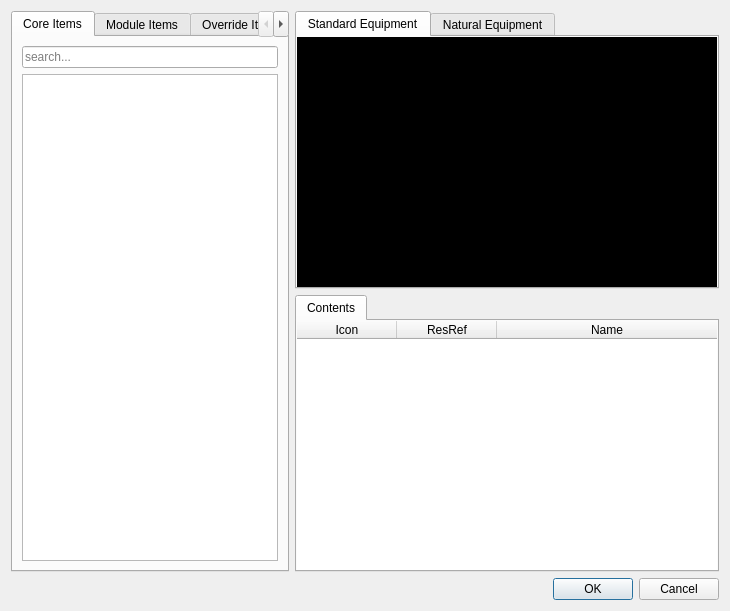
<?xml version="1.0" encoding="UTF-8"?>
<ui version="4.0">
 <class>Dialog</class>
 <widget class="QDialog" name="Dialog">
  <property name="geometry">
   <rect>
    <x>0</x>
    <y>0</y>
    <width>730</width>
    <height>611</height>
   </rect>
  </property>
  <property name="windowTitle">
   <string>Inventory Editor</string>
  </property>
  <layout class="QVBoxLayout" name="verticalLayout_2">
   <item>
    <layout class="QHBoxLayout" name="horizontalLayout" stretch="0,3">
     <item>
      <widget class="QTabWidget" name="tabWidget">
       <property name="currentIndex">
        <number>0</number>
       </property>
       <widget class="QWidget" name="tab">
        <attribute name="title">
         <string>Core Items</string>
        </attribute>
        <layout class="QVBoxLayout" name="verticalLayout_3">
         <item>
          <widget class="QLineEdit" name="coreSearchEdit">
           <property name="placeholderText">
            <string>search...</string>
           </property>
          </widget>
         </item>
         <item>
          <widget class="QTreeView" name="coreTree">
           <property name="editTriggers">
            <set>QAbstractItemView::NoEditTriggers</set>
           </property>
           <property name="dragEnabled">
            <bool>true</bool>
           </property>
           <property name="dragDropMode">
            <enum>QAbstractItemView::DragOnly</enum>
           </property>
           <property name="defaultDropAction">
            <enum>Qt::CopyAction</enum>
           </property>
           <property name="alternatingRowColors">
            <bool>true</bool>
           </property>
           <attribute name="headerVisible">
            <bool>false</bool>
           </attribute>
          </widget>
         </item>
        </layout>
       </widget>
       <widget class="QWidget" name="tab_2">
        <attribute name="title">
         <string>Module Items</string>
        </attribute>
        <layout class="QVBoxLayout" name="verticalLayout_4">
         <item>
          <widget class="QLineEdit" name="modulesSearchEdit">
           <property name="placeholderText">
            <string>search...</string>
           </property>
          </widget>
         </item>
         <item>
          <widget class="QTreeView" name="modulesTree">
           <property name="editTriggers">
            <set>QAbstractItemView::NoEditTriggers</set>
           </property>
           <property name="dragEnabled">
            <bool>true</bool>
           </property>
           <property name="dragDropMode">
            <enum>QAbstractItemView::DragOnly</enum>
           </property>
           <property name="defaultDropAction">
            <enum>Qt::CopyAction</enum>
           </property>
           <property name="alternatingRowColors">
            <bool>true</bool>
           </property>
           <property name="headerHidden">
            <bool>true</bool>
           </property>
          </widget>
         </item>
        </layout>
       </widget>
       <widget class="QWidget" name="tab_5">
        <attribute name="title">
         <string>Override Items</string>
        </attribute>
        <layout class="QVBoxLayout" name="verticalLayout_5">
         <item>
          <widget class="QLineEdit" name="overrideSearchEdit">
           <property name="placeholderText">
            <string>search...</string>
           </property>
          </widget>
         </item>
         <item>
          <widget class="QTreeView" name="overrideTree">
           <property name="editTriggers">
            <set>QAbstractItemView::NoEditTriggers</set>
           </property>
           <property name="dragEnabled">
            <bool>true</bool>
           </property>
           <property name="dragDropMode">
            <enum>QAbstractItemView::DragOnly</enum>
           </property>
           <property name="defaultDropAction">
            <enum>Qt::CopyAction</enum>
           </property>
           <property name="alternatingRowColors">
            <bool>true</bool>
           </property>
           <property name="headerHidden">
            <bool>true</bool>
           </property>
          </widget>
         </item>
        </layout>
       </widget>
      </widget>
     </item>
     <item>
      <layout class="QVBoxLayout" name="verticalLayout">
       <item>
        <widget class="QTabWidget" name="tabWidget_2">
         <property name="acceptDrops">
          <bool>true</bool>
         </property>
         <property name="autoFillBackground">
          <bool>true</bool>
         </property>
         <property name="styleSheet">
          <string notr="true"/>
         </property>
         <property name="currentIndex">
          <number>0</number>
         </property>
         <widget class="QWidget" name="standardEquipmentTab">
          <property name="autoFillBackground">
           <bool>false</bool>
          </property>
          <property name="styleSheet">
           <string notr="true">background-color: black;</string>
          </property>
          <attribute name="title">
           <string>Standard Equipment</string>
          </attribute>
          <layout class="QGridLayout" name="gridLayout_5">
           <item row="0" column="0">
            <layout class="QGridLayout" name="gridLayout" rowstretch="0,0,0" columnstretch="0,0,0,0">
             <item row="0" column="1">
              <widget class="DropFrame" name="headFrame">
               <property name="minimumSize">
                <size>
                 <width>64</width>
                 <height>64</height>
                </size>
               </property>
               <property name="maximumSize">
                <size>
                 <width>64</width>
                 <height>64</height>
                </size>
               </property>
               <property name="contextMenuPolicy">
                <enum>Qt::CustomContextMenu</enum>
               </property>
               <property name="acceptDrops">
                <bool>true</bool>
               </property>
               <property name="frameShape">
                <enum>QFrame::StyledPanel</enum>
               </property>
               <property name="frameShadow">
                <enum>QFrame::Raised</enum>
               </property>
               <widget class="QLabel" name="headPicture">
                <property name="geometry">
                 <rect>
                  <x>0</x>
                  <y>0</y>
                  <width>64</width>
                  <height>64</height>
                 </rect>
                </property>
                <property name="maximumSize">
                 <size>
                  <width>64</width>
                  <height>64</height>
                 </size>
                </property>
                <property name="styleSheet">
                 <string notr="true">background-color: none;</string>
                </property>
                <property name="text">
                 <string/>
                </property>
                <property name="pixmap">
                 <pixmap resource="../../resources/resources.qrc">:/images/inventory/human_head.png</pixmap>
                </property>
                <property name="scaledContents">
                 <bool>true</bool>
                </property>
               </widget>
               <widget class="QLabel" name="slotPicture_3">
                <property name="geometry">
                 <rect>
                  <x>0</x>
                  <y>0</y>
                  <width>64</width>
                  <height>64</height>
                 </rect>
                </property>
                <property name="maximumSize">
                 <size>
                  <width>64</width>
                  <height>64</height>
                 </size>
                </property>
                <property name="text">
                 <string/>
                </property>
                <property name="pixmap">
                 <pixmap resource="../../resources/resources.qrc">:/images/inventory/slot.png</pixmap>
                </property>
                <property name="scaledContents">
                 <bool>true</bool>
                </property>
               </widget>
               <zorder>slotPicture_3</zorder>
               <zorder>headPicture</zorder>
              </widget>
             </item>
             <item row="2" column="1">
              <widget class="DropFrame" name="beltFrame">
               <property name="maximumSize">
                <size>
                 <width>64</width>
                 <height>64</height>
                </size>
               </property>
               <property name="contextMenuPolicy">
                <enum>Qt::CustomContextMenu</enum>
               </property>
               <property name="acceptDrops">
                <bool>true</bool>
               </property>
               <property name="frameShape">
                <enum>QFrame::StyledPanel</enum>
               </property>
               <property name="frameShadow">
                <enum>QFrame::Raised</enum>
               </property>
               <widget class="QLabel" name="beltPicture">
                <property name="geometry">
                 <rect>
                  <x>0</x>
                  <y>0</y>
                  <width>64</width>
                  <height>64</height>
                 </rect>
                </property>
                <property name="maximumSize">
                 <size>
                  <width>64</width>
                  <height>64</height>
                 </size>
                </property>
                <property name="styleSheet">
                 <string notr="true">background-color: none;</string>
                </property>
                <property name="text">
                 <string/>
                </property>
                <property name="pixmap">
                 <pixmap resource="../../resources/resources.qrc">:/images/inventory/human_belt.png</pixmap>
                </property>
                <property name="scaledContents">
                 <bool>true</bool>
                </property>
               </widget>
               <widget class="QLabel" name="slotPicture_8">
                <property name="geometry">
                 <rect>
                  <x>0</x>
                  <y>0</y>
                  <width>64</width>
                  <height>64</height>
                 </rect>
                </property>
                <property name="maximumSize">
                 <size>
                  <width>64</width>
                  <height>64</height>
                 </size>
                </property>
                <property name="text">
                 <string/>
                </property>
                <property name="pixmap">
                 <pixmap resource="../../resources/resources.qrc">:/images/inventory/slot.png</pixmap>
                </property>
                <property name="scaledContents">
                 <bool>true</bool>
                </property>
               </widget>
               <zorder>slotPicture_8</zorder>
               <zorder>beltPicture</zorder>
              </widget>
             </item>
             <item row="1" column="3">
              <widget class="DropFrame" name="armrFrame">
               <property name="maximumSize">
                <size>
                 <width>64</width>
                 <height>64</height>
                </size>
               </property>
               <property name="contextMenuPolicy">
                <enum>Qt::CustomContextMenu</enum>
               </property>
               <property name="acceptDrops">
                <bool>true</bool>
               </property>
               <property name="frameShape">
                <enum>QFrame::StyledPanel</enum>
               </property>
               <property name="frameShadow">
                <enum>QFrame::Raised</enum>
               </property>
               <widget class="QLabel" name="armrPicture">
                <property name="geometry">
                 <rect>
                  <x>0</x>
                  <y>0</y>
                  <width>64</width>
                  <height>64</height>
                 </rect>
                </property>
                <property name="maximumSize">
                 <size>
                  <width>64</width>
                  <height>64</height>
                 </size>
                </property>
                <property name="styleSheet">
                 <string notr="true">background-color: none;</string>
                </property>
                <property name="text">
                 <string/>
                </property>
                <property name="pixmap">
                 <pixmap resource="../../resources/resources.qrc">:/images/inventory/human_forearm_r.png</pixmap>
                </property>
                <property name="scaledContents">
                 <bool>true</bool>
                </property>
               </widget>
               <widget class="QLabel" name="slotPicture_10">
                <property name="geometry">
                 <rect>
                  <x>0</x>
                  <y>0</y>
                  <width>64</width>
                  <height>64</height>
                 </rect>
                </property>
                <property name="maximumSize">
                 <size>
                  <width>64</width>
                  <height>64</height>
                 </size>
                </property>
                <property name="text">
                 <string/>
                </property>
                <property name="pixmap">
                 <pixmap resource="../../resources/resources.qrc">:/images/inventory/slot.png</pixmap>
                </property>
                <property name="scaledContents">
                 <bool>true</bool>
                </property>
               </widget>
               <zorder>slotPicture_10</zorder>
               <zorder>armrPicture</zorder>
              </widget>
             </item>
             <item row="2" column="3">
              <widget class="DropFrame" name="handrFrame">
               <property name="maximumSize">
                <size>
                 <width>64</width>
                 <height>64</height>
                </size>
               </property>
               <property name="contextMenuPolicy">
                <enum>Qt::CustomContextMenu</enum>
               </property>
               <property name="acceptDrops">
                <bool>true</bool>
               </property>
               <property name="frameShape">
                <enum>QFrame::StyledPanel</enum>
               </property>
               <property name="frameShadow">
                <enum>QFrame::Raised</enum>
               </property>
               <widget class="QLabel" name="handrPicture">
                <property name="geometry">
                 <rect>
                  <x>0</x>
                  <y>0</y>
                  <width>64</width>
                  <height>64</height>
                 </rect>
                </property>
                <property name="maximumSize">
                 <size>
                  <width>64</width>
                  <height>64</height>
                 </size>
                </property>
                <property name="styleSheet">
                 <string notr="true">background-color: none;</string>
                </property>
                <property name="text">
                 <string/>
                </property>
                <property name="pixmap">
                 <pixmap resource="../../resources/resources.qrc">:/images/inventory/human_hand_r.png</pixmap>
                </property>
                <property name="scaledContents">
                 <bool>true</bool>
                </property>
               </widget>
               <widget class="QLabel" name="slotPicture_9">
                <property name="geometry">
                 <rect>
                  <x>0</x>
                  <y>0</y>
                  <width>64</width>
                  <height>64</height>
                 </rect>
                </property>
                <property name="maximumSize">
                 <size>
                  <width>64</width>
                  <height>64</height>
                 </size>
                </property>
                <property name="text">
                 <string/>
                </property>
                <property name="pixmap">
                 <pixmap resource="../../resources/resources.qrc">:/images/inventory/slot.png</pixmap>
                </property>
                <property name="scaledContents">
                 <bool>true</bool>
                </property>
               </widget>
               <zorder>slotPicture_9</zorder>
               <zorder>handrPicture</zorder>
              </widget>
             </item>
             <item row="2" column="0">
              <widget class="DropFrame" name="handlFrame">
               <property name="maximumSize">
                <size>
                 <width>64</width>
                 <height>64</height>
                </size>
               </property>
               <property name="contextMenuPolicy">
                <enum>Qt::CustomContextMenu</enum>
               </property>
               <property name="acceptDrops">
                <bool>true</bool>
               </property>
               <property name="frameShape">
                <enum>QFrame::StyledPanel</enum>
               </property>
               <property name="frameShadow">
                <enum>QFrame::Raised</enum>
               </property>
               <widget class="QLabel" name="handlPicture">
                <property name="geometry">
                 <rect>
                  <x>0</x>
                  <y>0</y>
                  <width>64</width>
                  <height>64</height>
                 </rect>
                </property>
                <property name="maximumSize">
                 <size>
                  <width>64</width>
                  <height>64</height>
                 </size>
                </property>
                <property name="styleSheet">
                 <string notr="true">background-color: none;</string>
                </property>
                <property name="text">
                 <string/>
                </property>
                <property name="pixmap">
                 <pixmap resource="../../resources/resources.qrc">:/images/inventory/human_hand_l.png</pixmap>
                </property>
                <property name="scaledContents">
                 <bool>true</bool>
                </property>
               </widget>
               <widget class="QLabel" name="slotPicture_7">
                <property name="geometry">
                 <rect>
                  <x>0</x>
                  <y>0</y>
                  <width>64</width>
                  <height>64</height>
                 </rect>
                </property>
                <property name="maximumSize">
                 <size>
                  <width>64</width>
                  <height>64</height>
                 </size>
                </property>
                <property name="text">
                 <string/>
                </property>
                <property name="pixmap">
                 <pixmap resource="../../resources/resources.qrc">:/images/inventory/slot.png</pixmap>
                </property>
                <property name="scaledContents">
                 <bool>true</bool>
                </property>
               </widget>
               <zorder>slotPicture_7</zorder>
               <zorder>handlPicture</zorder>
              </widget>
             </item>
             <item row="0" column="0">
              <widget class="DropFrame" name="implantFrame">
               <property name="sizePolicy">
                <sizepolicy hsizetype="Minimum" vsizetype="Minimum">
                 <horstretch>0</horstretch>
                 <verstretch>0</verstretch>
                </sizepolicy>
               </property>
               <property name="maximumSize">
                <size>
                 <width>64</width>
                 <height>64</height>
                </size>
               </property>
               <property name="contextMenuPolicy">
                <enum>Qt::CustomContextMenu</enum>
               </property>
               <property name="acceptDrops">
                <bool>true</bool>
               </property>
               <property name="frameShape">
                <enum>QFrame::StyledPanel</enum>
               </property>
               <property name="frameShadow">
                <enum>QFrame::Raised</enum>
               </property>
               <widget class="QLabel" name="implantPicture">
                <property name="geometry">
                 <rect>
                  <x>0</x>
                  <y>0</y>
                  <width>64</width>
                  <height>64</height>
                 </rect>
                </property>
                <property name="maximumSize">
                 <size>
                  <width>64</width>
                  <height>64</height>
                 </size>
                </property>
                <property name="acceptDrops">
                 <bool>true</bool>
                </property>
                <property name="styleSheet">
                 <string notr="true">background-color: none;</string>
                </property>
                <property name="pixmap">
                 <pixmap resource="../../resources/resources.qrc">:/images/inventory/human_implant.png</pixmap>
                </property>
                <property name="scaledContents">
                 <bool>true</bool>
                </property>
               </widget>
               <widget class="QLabel" name="slotPicture">
                <property name="geometry">
                 <rect>
                  <x>0</x>
                  <y>0</y>
                  <width>64</width>
                  <height>64</height>
                 </rect>
                </property>
                <property name="maximumSize">
                 <size>
                  <width>64</width>
                  <height>64</height>
                 </size>
                </property>
                <property name="acceptDrops">
                 <bool>true</bool>
                </property>
                <property name="text">
                 <string/>
                </property>
                <property name="pixmap">
                 <pixmap resource="../../resources/resources.qrc">:/images/inventory/slot.png</pixmap>
                </property>
                <property name="scaledContents">
                 <bool>true</bool>
                </property>
               </widget>
               <zorder>slotPicture</zorder>
               <zorder>implantPicture</zorder>
              </widget>
             </item>
             <item row="0" column="3">
              <widget class="DropFrame" name="gauntletFrame">
               <property name="maximumSize">
                <size>
                 <width>64</width>
                 <height>64</height>
                </size>
               </property>
               <property name="contextMenuPolicy">
                <enum>Qt::CustomContextMenu</enum>
               </property>
               <property name="acceptDrops">
                <bool>true</bool>
               </property>
               <property name="frameShape">
                <enum>QFrame::StyledPanel</enum>
               </property>
               <property name="frameShadow">
                <enum>QFrame::Raised</enum>
               </property>
               <widget class="QLabel" name="gauntletPicture">
                <property name="geometry">
                 <rect>
                  <x>0</x>
                  <y>0</y>
                  <width>64</width>
                  <height>64</height>
                 </rect>
                </property>
                <property name="maximumSize">
                 <size>
                  <width>64</width>
                  <height>64</height>
                 </size>
                </property>
                <property name="styleSheet">
                 <string notr="true">background-color: none;</string>
                </property>
                <property name="text">
                 <string/>
                </property>
                <property name="pixmap">
                 <pixmap resource="../../resources/resources.qrc">:/images/inventory/human_gauntlet.png</pixmap>
                </property>
                <property name="scaledContents">
                 <bool>true</bool>
                </property>
               </widget>
               <widget class="QLabel" name="slotPicture_4">
                <property name="geometry">
                 <rect>
                  <x>0</x>
                  <y>0</y>
                  <width>64</width>
                  <height>64</height>
                 </rect>
                </property>
                <property name="maximumSize">
                 <size>
                  <width>64</width>
                  <height>64</height>
                 </size>
                </property>
                <property name="text">
                 <string/>
                </property>
                <property name="pixmap">
                 <pixmap resource="../../resources/resources.qrc">:/images/inventory/slot.png</pixmap>
                </property>
                <property name="scaledContents">
                 <bool>true</bool>
                </property>
               </widget>
               <zorder>slotPicture_4</zorder>
               <zorder>gauntletPicture</zorder>
              </widget>
             </item>
             <item row="1" column="1">
              <widget class="DropFrame" name="armorFrame">
               <property name="maximumSize">
                <size>
                 <width>64</width>
                 <height>64</height>
                </size>
               </property>
               <property name="contextMenuPolicy">
                <enum>Qt::CustomContextMenu</enum>
               </property>
               <property name="acceptDrops">
                <bool>true</bool>
               </property>
               <property name="frameShape">
                <enum>QFrame::StyledPanel</enum>
               </property>
               <property name="frameShadow">
                <enum>QFrame::Raised</enum>
               </property>
               <widget class="QLabel" name="armorPicture">
                <property name="geometry">
                 <rect>
                  <x>0</x>
                  <y>0</y>
                  <width>64</width>
                  <height>64</height>
                 </rect>
                </property>
                <property name="maximumSize">
                 <size>
                  <width>64</width>
                  <height>64</height>
                 </size>
                </property>
                <property name="styleSheet">
                 <string notr="true">background-color: none;</string>
                </property>
                <property name="text">
                 <string/>
                </property>
                <property name="pixmap">
                 <pixmap resource="../../resources/resources.qrc">:/images/inventory/human_armor.png</pixmap>
                </property>
                <property name="scaledContents">
                 <bool>true</bool>
                </property>
               </widget>
               <widget class="QLabel" name="slotPicture_6">
                <property name="geometry">
                 <rect>
                  <x>0</x>
                  <y>0</y>
                  <width>64</width>
                  <height>64</height>
                 </rect>
                </property>
                <property name="maximumSize">
                 <size>
                  <width>64</width>
                  <height>64</height>
                 </size>
                </property>
                <property name="text">
                 <string/>
                </property>
                <property name="pixmap">
                 <pixmap resource="../../resources/resources.qrc">:/images/inventory/slot.png</pixmap>
                </property>
                <property name="scaledContents">
                 <bool>true</bool>
                </property>
               </widget>
               <zorder>slotPicture_6</zorder>
               <zorder>armorPicture</zorder>
              </widget>
             </item>
             <item row="1" column="0">
              <widget class="DropFrame" name="armlFrame">
               <property name="maximumSize">
                <size>
                 <width>64</width>
                 <height>64</height>
                </size>
               </property>
               <property name="contextMenuPolicy">
                <enum>Qt::CustomContextMenu</enum>
               </property>
               <property name="acceptDrops">
                <bool>true</bool>
               </property>
               <property name="frameShape">
                <enum>QFrame::StyledPanel</enum>
               </property>
               <property name="frameShadow">
                <enum>QFrame::Raised</enum>
               </property>
               <widget class="QLabel" name="armlPicture">
                <property name="geometry">
                 <rect>
                  <x>0</x>
                  <y>0</y>
                  <width>64</width>
                  <height>64</height>
                 </rect>
                </property>
                <property name="maximumSize">
                 <size>
                  <width>64</width>
                  <height>64</height>
                 </size>
                </property>
                <property name="styleSheet">
                 <string notr="true">background-color: none;</string>
                </property>
                <property name="text">
                 <string/>
                </property>
                <property name="pixmap">
                 <pixmap resource="../../resources/resources.qrc">:/images/inventory/human_forearm_l.png</pixmap>
                </property>
                <property name="scaledContents">
                 <bool>true</bool>
                </property>
               </widget>
               <widget class="QLabel" name="slotPicture_5">
                <property name="geometry">
                 <rect>
                  <x>0</x>
                  <y>0</y>
                  <width>64</width>
                  <height>64</height>
                 </rect>
                </property>
                <property name="maximumSize">
                 <size>
                  <width>64</width>
                  <height>64</height>
                 </size>
                </property>
                <property name="text">
                 <string/>
                </property>
                <property name="pixmap">
                 <pixmap resource="../../resources/resources.qrc">:/images/inventory/slot.png</pixmap>
                </property>
                <property name="scaledContents">
                 <bool>true</bool>
                </property>
               </widget>
               <zorder>slotPicture_5</zorder>
               <zorder>armlPicture</zorder>
              </widget>
             </item>
            </layout>
           </item>
          </layout>
         </widget>
         <widget class="QWidget" name="naturalEquipmentTab">
          <property name="styleSheet">
           <string notr="true">background-color: black;</string>
          </property>
          <attribute name="title">
           <string>Natural Equipment</string>
          </attribute>
          <layout class="QGridLayout" name="gridLayout_2">
           <item row="0" column="0">
            <widget class="DropFrame" name="claw1Frame">
             <property name="sizePolicy">
              <sizepolicy hsizetype="Minimum" vsizetype="Minimum">
               <horstretch>0</horstretch>
               <verstretch>0</verstretch>
              </sizepolicy>
             </property>
             <property name="maximumSize">
              <size>
               <width>64</width>
               <height>64</height>
              </size>
             </property>
             <property name="contextMenuPolicy">
              <enum>Qt::CustomContextMenu</enum>
             </property>
             <property name="acceptDrops">
              <bool>true</bool>
             </property>
             <property name="frameShape">
              <enum>QFrame::StyledPanel</enum>
             </property>
             <property name="frameShadow">
              <enum>QFrame::Raised</enum>
             </property>
             <widget class="QLabel" name="claw1Picture">
              <property name="geometry">
               <rect>
                <x>0</x>
                <y>0</y>
                <width>64</width>
                <height>64</height>
               </rect>
              </property>
              <property name="maximumSize">
               <size>
                <width>64</width>
                <height>64</height>
               </size>
              </property>
              <property name="styleSheet">
               <string notr="true">background-color: none;</string>
              </property>
              <property name="text">
               <string/>
              </property>
              <property name="pixmap">
               <pixmap resource="../../resources/resources.qrc">:/images/inventory/human_gauntlet.png</pixmap>
              </property>
              <property name="scaledContents">
               <bool>true</bool>
              </property>
             </widget>
             <widget class="QLabel" name="slotPicture_2">
              <property name="geometry">
               <rect>
                <x>0</x>
                <y>0</y>
                <width>64</width>
                <height>64</height>
               </rect>
              </property>
              <property name="maximumSize">
               <size>
                <width>64</width>
                <height>64</height>
               </size>
              </property>
              <property name="text">
               <string/>
              </property>
              <property name="pixmap">
               <pixmap resource="../../resources/resources.qrc">:/images/inventory/slot.png</pixmap>
              </property>
              <property name="scaledContents">
               <bool>true</bool>
              </property>
             </widget>
             <zorder>slotPicture_2</zorder>
             <zorder>claw1Picture</zorder>
            </widget>
           </item>
           <item row="0" column="1">
            <widget class="DropFrame" name="claw2Frame">
             <property name="minimumSize">
              <size>
               <width>64</width>
               <height>64</height>
              </size>
             </property>
             <property name="maximumSize">
              <size>
               <width>64</width>
               <height>64</height>
              </size>
             </property>
             <property name="contextMenuPolicy">
              <enum>Qt::CustomContextMenu</enum>
             </property>
             <property name="acceptDrops">
              <bool>true</bool>
             </property>
             <property name="frameShape">
              <enum>QFrame::StyledPanel</enum>
             </property>
             <property name="frameShadow">
              <enum>QFrame::Raised</enum>
             </property>
             <widget class="QLabel" name="claw2Picture">
              <property name="geometry">
               <rect>
                <x>0</x>
                <y>0</y>
                <width>64</width>
                <height>64</height>
               </rect>
              </property>
              <property name="maximumSize">
               <size>
                <width>64</width>
                <height>64</height>
               </size>
              </property>
              <property name="styleSheet">
               <string notr="true">background-color: none;</string>
              </property>
              <property name="text">
               <string/>
              </property>
              <property name="pixmap">
               <pixmap resource="../../resources/resources.qrc">:/images/inventory/human_gauntlet.png</pixmap>
              </property>
              <property name="scaledContents">
               <bool>true</bool>
              </property>
             </widget>
             <widget class="QLabel" name="slotPicture_13">
              <property name="geometry">
               <rect>
                <x>0</x>
                <y>0</y>
                <width>64</width>
                <height>64</height>
               </rect>
              </property>
              <property name="maximumSize">
               <size>
                <width>64</width>
                <height>64</height>
               </size>
              </property>
              <property name="text">
               <string/>
              </property>
              <property name="pixmap">
               <pixmap resource="../../resources/resources.qrc">:/images/inventory/slot.png</pixmap>
              </property>
              <property name="scaledContents">
               <bool>true</bool>
              </property>
             </widget>
             <zorder>slotPicture_13</zorder>
             <zorder>claw2Picture</zorder>
            </widget>
           </item>
           <item row="0" column="2">
            <widget class="DropFrame" name="claw3Frame">
             <property name="maximumSize">
              <size>
               <width>64</width>
               <height>64</height>
              </size>
             </property>
             <property name="contextMenuPolicy">
              <enum>Qt::CustomContextMenu</enum>
             </property>
             <property name="acceptDrops">
              <bool>true</bool>
             </property>
             <property name="frameShape">
              <enum>QFrame::StyledPanel</enum>
             </property>
             <property name="frameShadow">
              <enum>QFrame::Raised</enum>
             </property>
             <widget class="QLabel" name="claw3Picture">
              <property name="geometry">
               <rect>
                <x>0</x>
                <y>0</y>
                <width>64</width>
                <height>64</height>
               </rect>
              </property>
              <property name="maximumSize">
               <size>
                <width>64</width>
                <height>64</height>
               </size>
              </property>
              <property name="styleSheet">
               <string notr="true">background-color: none;</string>
              </property>
              <property name="text">
               <string/>
              </property>
              <property name="pixmap">
               <pixmap resource="../../resources/resources.qrc">:/images/inventory/human_gauntlet.png</pixmap>
              </property>
              <property name="scaledContents">
               <bool>true</bool>
              </property>
             </widget>
             <widget class="QLabel" name="slotPicture_11">
              <property name="geometry">
               <rect>
                <x>0</x>
                <y>0</y>
                <width>64</width>
                <height>64</height>
               </rect>
              </property>
              <property name="maximumSize">
               <size>
                <width>64</width>
                <height>64</height>
               </size>
              </property>
              <property name="text">
               <string/>
              </property>
              <property name="pixmap">
               <pixmap resource="../../resources/resources.qrc">:/images/inventory/slot.png</pixmap>
              </property>
              <property name="scaledContents">
               <bool>true</bool>
              </property>
             </widget>
             <zorder>slotPicture_11</zorder>
             <zorder>claw3Picture</zorder>
            </widget>
           </item>
           <item row="1" column="0">
            <widget class="QFrame" name="frame">
             <property name="maximumSize">
              <size>
               <width>64</width>
               <height>64</height>
              </size>
             </property>
             <property name="frameShape">
              <enum>QFrame::StyledPanel</enum>
             </property>
             <property name="frameShadow">
              <enum>QFrame::Raised</enum>
             </property>
            </widget>
           </item>
           <item row="1" column="1">
            <widget class="DropFrame" name="hideFrame">
             <property name="maximumSize">
              <size>
               <width>64</width>
               <height>64</height>
              </size>
             </property>
             <property name="contextMenuPolicy">
              <enum>Qt::CustomContextMenu</enum>
             </property>
             <property name="acceptDrops">
              <bool>true</bool>
             </property>
             <property name="frameShape">
              <enum>QFrame::StyledPanel</enum>
             </property>
             <property name="frameShadow">
              <enum>QFrame::Raised</enum>
             </property>
             <widget class="QLabel" name="hidePicture">
              <property name="geometry">
               <rect>
                <x>0</x>
                <y>0</y>
                <width>64</width>
                <height>64</height>
               </rect>
              </property>
              <property name="maximumSize">
               <size>
                <width>64</width>
                <height>64</height>
               </size>
              </property>
              <property name="styleSheet">
               <string notr="true">background-color: none;</string>
              </property>
              <property name="text">
               <string/>
              </property>
              <property name="pixmap">
               <pixmap resource="../../resources/resources.qrc">:/images/inventory/human_armor.png</pixmap>
              </property>
              <property name="scaledContents">
               <bool>true</bool>
              </property>
             </widget>
             <widget class="QLabel" name="slotPicture_12">
              <property name="geometry">
               <rect>
                <x>0</x>
                <y>0</y>
                <width>64</width>
                <height>64</height>
               </rect>
              </property>
              <property name="maximumSize">
               <size>
                <width>64</width>
                <height>64</height>
               </size>
              </property>
              <property name="text">
               <string/>
              </property>
              <property name="pixmap">
               <pixmap resource="../../resources/resources.qrc">:/images/inventory/slot.png</pixmap>
              </property>
              <property name="scaledContents">
               <bool>true</bool>
              </property>
             </widget>
             <zorder>slotPicture_12</zorder>
             <zorder>hidePicture</zorder>
            </widget>
           </item>
           <item row="1" column="2">
            <widget class="QFrame" name="frame_2">
             <property name="maximumSize">
              <size>
               <width>64</width>
               <height>64</height>
              </size>
             </property>
             <property name="frameShape">
              <enum>QFrame::StyledPanel</enum>
             </property>
             <property name="frameShadow">
              <enum>QFrame::Raised</enum>
             </property>
            </widget>
           </item>
          </layout>
          <zorder>claw1Frame</zorder>
          <zorder>claw2Frame</zorder>
          <zorder>claw3Frame</zorder>
          <zorder>frame</zorder>
          <zorder>frame_2</zorder>
          <zorder>hideFrame</zorder>
         </widget>
        </widget>
       </item>
       <item>
        <widget class="QTabWidget" name="tabWidget_3">
         <widget class="QWidget" name="tab_6">
          <attribute name="title">
           <string>Contents</string>
          </attribute>
          <layout class="QGridLayout" name="gridLayout_3">
           <property name="leftMargin">
            <number>0</number>
           </property>
           <property name="topMargin">
            <number>0</number>
           </property>
           <property name="rightMargin">
            <number>0</number>
           </property>
           <property name="bottomMargin">
            <number>0</number>
           </property>
           <property name="spacing">
            <number>0</number>
           </property>
           <item row="0" column="0">
            <widget class="InventoryTable" name="contentsTable">
             <property name="contextMenuPolicy">
              <enum>Qt::CustomContextMenu</enum>
             </property>
             <property name="frameShape">
              <enum>QFrame::NoFrame</enum>
             </property>
             <property name="dragDropMode">
              <enum>QAbstractItemView::DropOnly</enum>
             </property>
             <property name="selectionMode">
              <enum>QAbstractItemView::SingleSelection</enum>
             </property>
             <property name="selectionBehavior">
              <enum>QAbstractItemView::SelectRows</enum>
             </property>
             <property name="iconSize">
              <size>
               <width>48</width>
               <height>48</height>
              </size>
             </property>
             <attribute name="horizontalHeaderStretchLastSection">
              <bool>true</bool>
             </attribute>
             <column>
              <property name="text">
               <string>Icon</string>
              </property>
             </column>
             <column>
              <property name="text">
               <string>ResRef</string>
              </property>
             </column>
             <column>
              <property name="text">
               <string>Name</string>
              </property>
             </column>
            </widget>
           </item>
          </layout>
         </widget>
        </widget>
       </item>
      </layout>
     </item>
    </layout>
   </item>
   <item>
    <layout class="QHBoxLayout" name="horizontalLayout_2">
     <item>
      <spacer name="horizontalSpacer">
       <property name="orientation">
        <enum>Qt::Horizontal</enum>
       </property>
       <property name="sizeHint" stdset="0">
        <size>
         <width>40</width>
         <height>20</height>
        </size>
       </property>
      </spacer>
     </item>
     <item>
      <widget class="QPushButton" name="okButton">
       <property name="text">
        <string>OK</string>
       </property>
      </widget>
     </item>
     <item>
      <widget class="QPushButton" name="cancelButton">
       <property name="text">
        <string>Cancel</string>
       </property>
      </widget>
     </item>
    </layout>
   </item>
  </layout>
 </widget>
 <customwidgets>
  <customwidget>
   <class>DropFrame</class>
   <extends>QFrame</extends>
   <header location="global">toolset.gui.dialogs.inventory</header>
   <container>1</container>
  </customwidget>
  <customwidget>
   <class>InventoryTable</class>
   <extends>QTableWidget</extends>
   <header location="global">toolset.gui.dialogs.inventory</header>
  </customwidget>
 </customwidgets>
 <resources>
  <include location="../../resources/resources.qrc"/>
 </resources>
 <connections/>
</ui>
